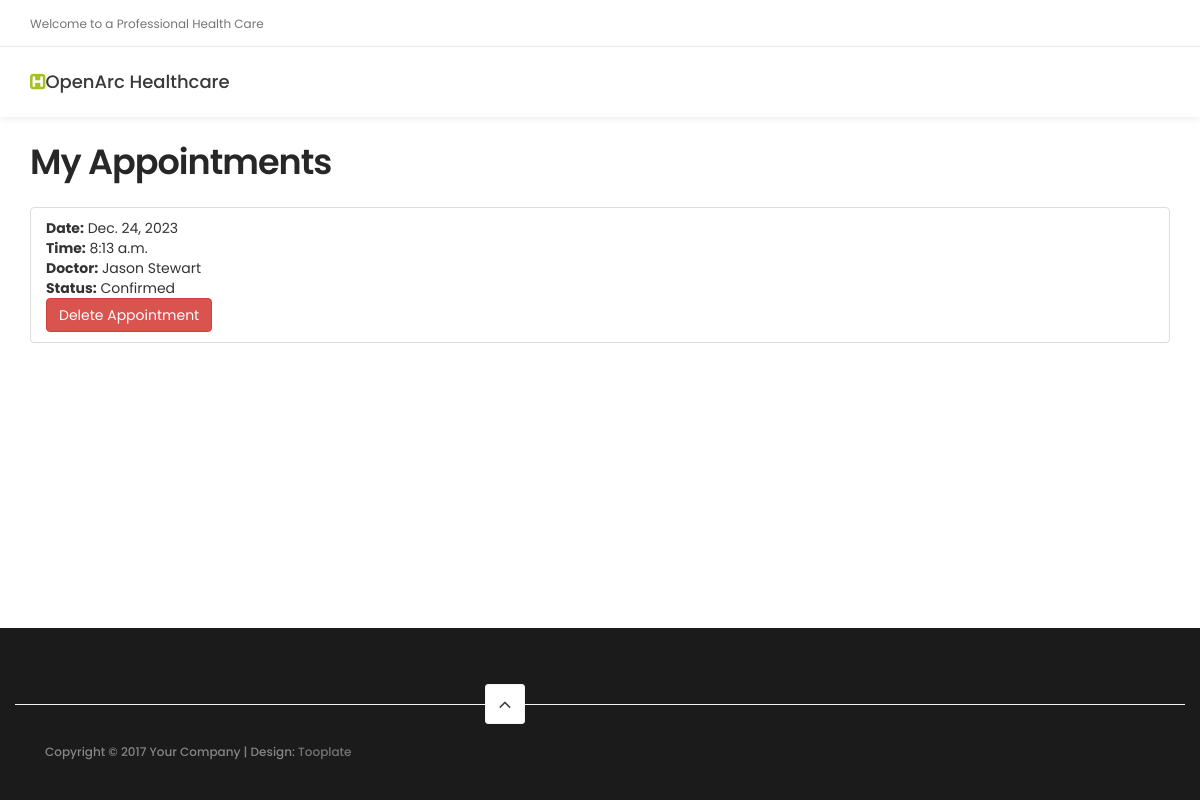
The app's page /my_appointments/ (signed in), older data.
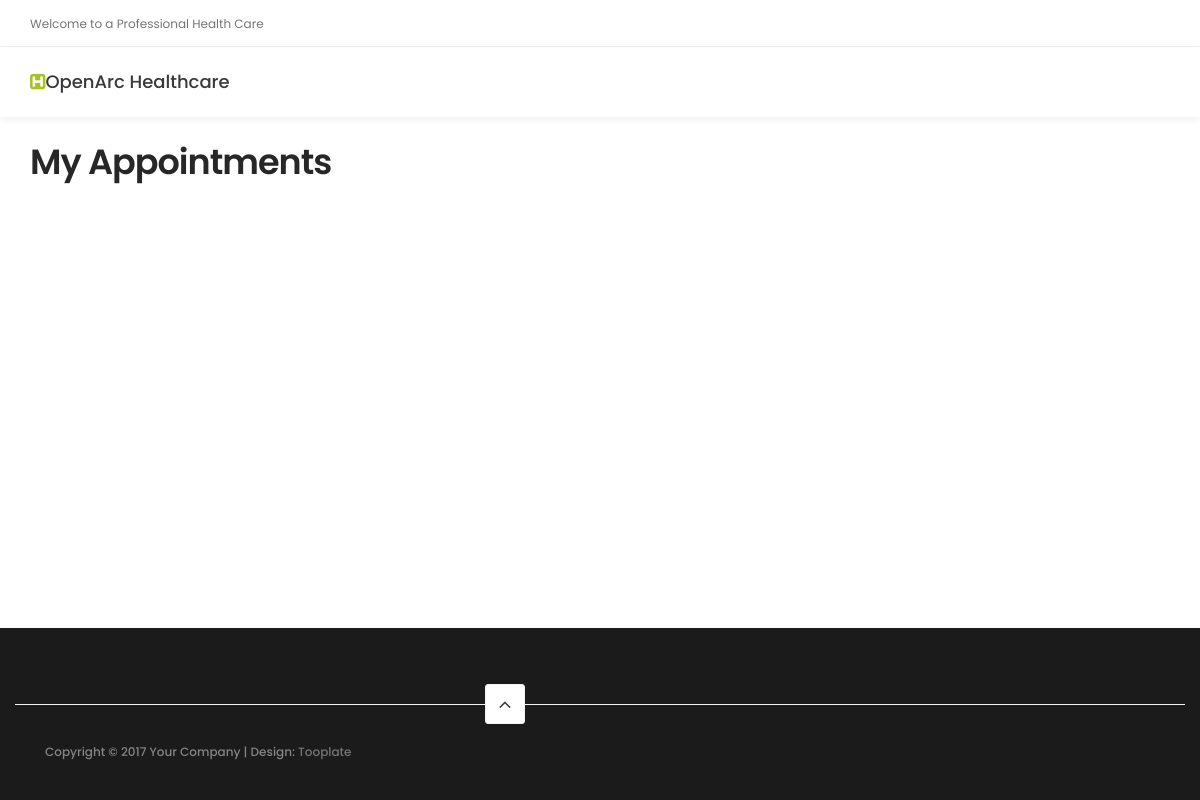
The same page, newer data.
### website/models.py (models this page shows, shortened)
class Appointment(models.Model):
    a_id = models.AutoField(primary_key=True)
    time = models.DateTimeField(auto_now_add=True, null=True)
    username = models.ForeignKey(Patient, on_delete=models.CASCADE, null=True)
    d_nid = models.ForeignKey(Doctor, on_delete=models.CASCADE, null=True)
    schedule = models.ForeignKey(Schedule, on_delete=models.CASCADE, null=True)
    status = models.CharField(max_length=20, default='Pending')

class Schedule(models.Model):
    slot = models.AutoField(primary_key=True)
    date = models.DateField()
    start_time = models.TimeField()
    doctor = models.ForeignKey(Doctor, on_delete=models.CASCADE)
    consultation_fee = models.DecimalField(max_digits=10, decimal_places=2)
    class Meta:
        unique_together = ['doctor', 'date', 'start_time']

class Doctor(models.Model):
    d_nid = models.IntegerField(primary_key=True)
    speciality = models.CharField(max_length=15)
    degree = models.CharField(max_length=15)
    name = models.CharField(max_length=40)
    hospitals = models.ManyToManyField(Hospital, through='DocSits', through_fields=('doctor', 'hospital'))

### website/views.py (the view)
# urls.py: path('my_appointments/', views.my_appointments_view, name='my_appointments'),
@login_required
def my_appointments_view(request):
    if request.user.is_authenticated:
        appointments = Appointment.objects.filter(username=request.user)
        return render(request, 'my_appointments.html', {'appointments': appointments})
    else:
        return redirect('login')

### website/templates/my_appointments.html (shortened to what this page needs)
{% extends 'base.html' %}
{% load static %}
{% block content %}
<div class="container mt-4">
    <h2 class="mb-4">My Appointments</h2>
    <ul class="list-group">
        {% for appointment in appointments %}
            <li class="list-group-item">
                <strong>Date:</strong> {{ appointment.schedule.date }}
                <br>
                <strong>Time:</strong> {{ appointment.schedule.start_time }}
                <br>
                <strong>Doctor:</strong> {{ appointment.d_nid.name }}
                <br>
                <strong>Status:</strong> {{ appointment.status }}
                <form method="post" action="{% url 'delete_appointment' appointment.a_id %}" class="mt-2">
                    <button type="submit" class="btn btn-danger">Delete Appointment</button>
                </form>
            </li>
        {% endfor %}
    </ul>
</div>
</body>
</html>
{% endblock %}

Row changes from the older to the newer data that the page shows:
removed Appointment: schedule "Dec. 24, 2023", schedule.start_time "8:13 a.m.", d_nid.name "Jason Stewart", status "Confirmed"
